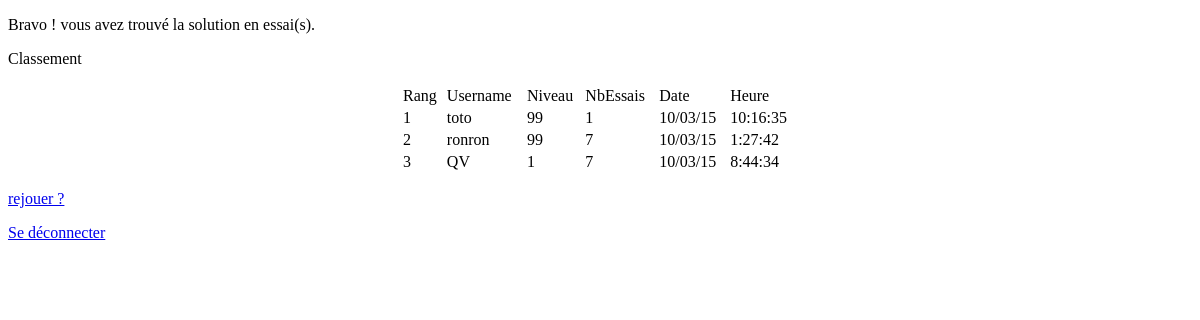
Page /vue/success.php on the earlier database version.
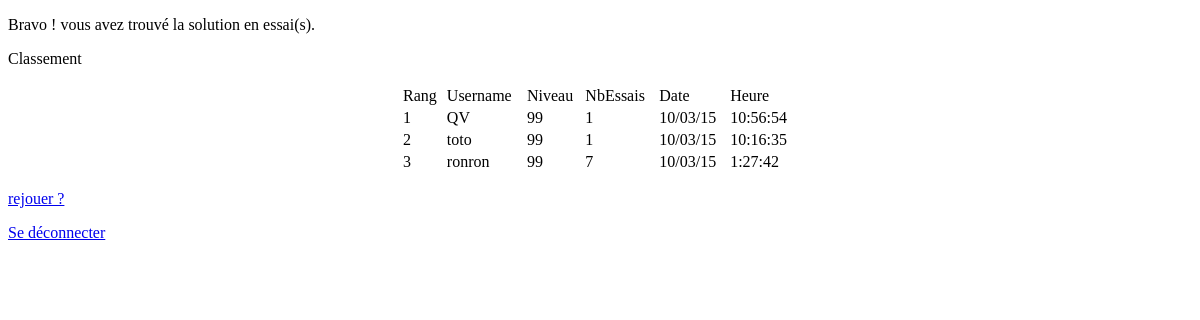
Same page on the later database version.
### tables this page shows
CREATE TABLE "user" ("ID" INTEGER PRIMARY KEY NOT NULL ,"nom" TEXT,"prenom" TEXT,"username" TEXT,"dateTop" INTEGER,"nbEssais" INTEGER DEFAULT (null) ,"solution" INTEGER, "motDePasse" TEXT, 'niveau' INTEGER, 'heure' INTEGER);

### modele/gestion_utilisateurs.php (called while the page is built, shortened)
<?php
$connexion = new PDO('sqlite:'.DB_PATH);
$connexion->setAttribute(PDO::ATTR_ERRMODE,PDO::ERRMODE_EXCEPTION);
function classement() {
	global $connexion;
	$req = $connexion->query('SELECT username, niveau, nbEssais, dateTop, heure FROM user ORDER BY nbEssais');
	$result = $req->fetchAll(PDO::FETCH_OBJ);
	if (!empty($result)) {
		return $result;
	} else {
		return FALSE;
	}
}
function nbUser() {
	global $connexion;
	$req = $connexion->query('SELECT Count(ID) AS nbUser FROM user');
	$result = $req->fetchAll(PDO::FETCH_OBJ)[0];
	$result = $result->nbUser;
	$result = intval($result);
	if (!empty($result)) {
		return $result;
	} else {
		return FALSE;
	}
}
?>

### vue/success.php (the view, shortened to what this page needs)
<!DOCTYPE HTML>
<html>
<head>
</head>
<body>
<p> Bravo ! vous avez trouvé la solution <?php echo $VUE['solution'];?>
 en <?php echo $VUE['essais'];?> essai(s).
</p>
<?php
require_once("modele/gestion_utilisateurs.php");
?>
<p>Classement</p>
<table border="0" width="400" align="center">
	<tr>
		<td>
			Rang
		</td>
		<td>
			Username
		</td>
		<td>
			Niveau
		</td>
		<td>
			NbEssais
		</td>
		<td>
			Date
		</td>
		<td>
			Heure
		</td>
	</tr>
<?php
	$nbUser = nbUser();
	$classement = classement();
	for ($i=0; $i<=$nbUser-1; $i++)
	{
?>
	<tr>
	<td>
			<?php
				echo $i+1;
			?>
		</td>
		<td>
			<?php
				echo $classement[$i]->username;
			?>
		</td>
		<td>
			<?php
				echo $classement[$i]->niveau;
			?>
		</td>
		<td>
			<?php
				echo $classement[$i]->nbEssais;
			?>
		</td>
		<td>
			<?php
				echo $classement[$i]->dateTop;
			?>
		</td>
		<td>
			<?php
				echo $classement[$i]->heure;
			?>
		</td>
	</tr>
<?php
	}
?>
</table>
<p> <a href="index.php"> rejouer ?</a></p>
<p> <a href="?action=logout">Se déconnecter</a></p>
</body>
<html>

Differences in the rows shown:
changed user "QV": niveau "1" → "99"; nbEssais "7" → "1"; heure "8:44:34" → "10:56:54"; moves up the list
